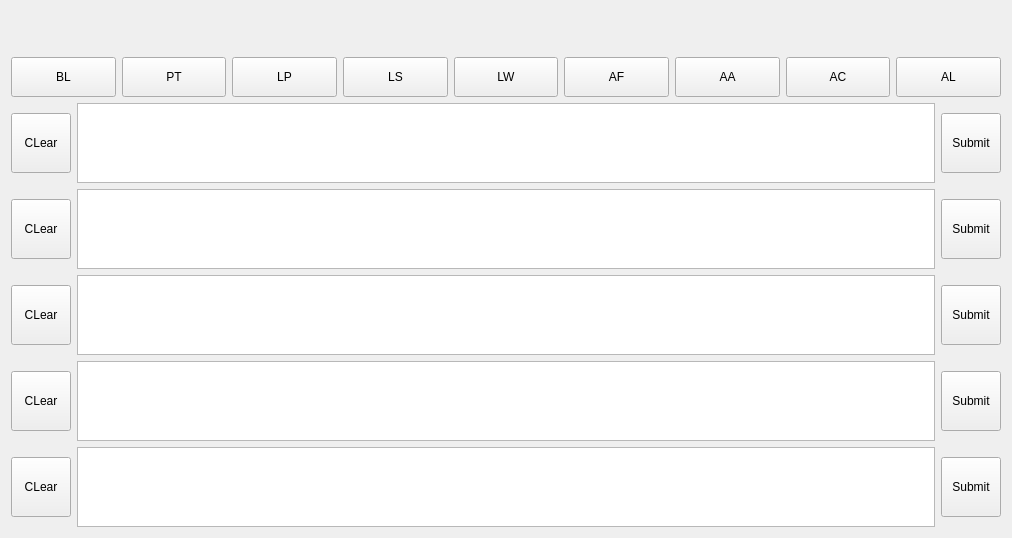
<?xml version="1.0" encoding="UTF-8"?>
<ui version="4.0">
 <class>job_update_widget</class>
 <widget class="QWidget" name="job_update_widget">
  <property name="geometry">
   <rect>
    <x>0</x>
    <y>0</y>
    <width>1012</width>
    <height>538</height>
   </rect>
  </property>
  <property name="minimumSize">
   <size>
    <width>0</width>
    <height>538</height>
   </size>
  </property>
  <property name="maximumSize">
   <size>
    <width>16777215</width>
    <height>538</height>
   </size>
  </property>
  <property name="windowTitle">
   <string>Form</string>
  </property>
  <layout class="QVBoxLayout" name="verticalLayout_4">
   <item>
    <layout class="QVBoxLayout" name="verticalLayout_3">
     <item>
      <widget class="QLabel" name="item_text">
       <property name="text">
        <string/>
       </property>
       <property name="wordWrap">
        <bool>true</bool>
       </property>
      </widget>
     </item>
     <item>
      <layout class="QVBoxLayout" name="verticalLayout_2">
       <item>
        <layout class="QHBoxLayout" name="horizontalLayout_6">
         <item>
          <widget class="QPushButton" name="but_bl">
           <property name="minimumSize">
            <size>
             <width>35</width>
             <height>40</height>
            </size>
           </property>
           <property name="maximumSize">
            <size>
             <width>16777215</width>
             <height>40</height>
            </size>
           </property>
           <property name="text">
            <string>BL</string>
           </property>
          </widget>
         </item>
         <item>
          <widget class="QPushButton" name="but_pt">
           <property name="minimumSize">
            <size>
             <width>35</width>
             <height>40</height>
            </size>
           </property>
           <property name="maximumSize">
            <size>
             <width>16777215</width>
             <height>40</height>
            </size>
           </property>
           <property name="text">
            <string>PT</string>
           </property>
          </widget>
         </item>
         <item>
          <widget class="QPushButton" name="but_lp">
           <property name="minimumSize">
            <size>
             <width>35</width>
             <height>40</height>
            </size>
           </property>
           <property name="maximumSize">
            <size>
             <width>16777215</width>
             <height>40</height>
            </size>
           </property>
           <property name="text">
            <string>LP</string>
           </property>
          </widget>
         </item>
         <item>
          <widget class="QPushButton" name="but_ls">
           <property name="minimumSize">
            <size>
             <width>35</width>
             <height>40</height>
            </size>
           </property>
           <property name="maximumSize">
            <size>
             <width>16777215</width>
             <height>40</height>
            </size>
           </property>
           <property name="text">
            <string>LS</string>
           </property>
          </widget>
         </item>
         <item>
          <widget class="QPushButton" name="but_lw">
           <property name="minimumSize">
            <size>
             <width>35</width>
             <height>40</height>
            </size>
           </property>
           <property name="maximumSize">
            <size>
             <width>16777215</width>
             <height>40</height>
            </size>
           </property>
           <property name="text">
            <string>LW</string>
           </property>
          </widget>
         </item>
         <item>
          <widget class="QPushButton" name="but_af">
           <property name="minimumSize">
            <size>
             <width>35</width>
             <height>40</height>
            </size>
           </property>
           <property name="maximumSize">
            <size>
             <width>16777215</width>
             <height>40</height>
            </size>
           </property>
           <property name="text">
            <string>AF</string>
           </property>
          </widget>
         </item>
         <item>
          <widget class="QPushButton" name="but_aa">
           <property name="minimumSize">
            <size>
             <width>35</width>
             <height>40</height>
            </size>
           </property>
           <property name="maximumSize">
            <size>
             <width>16777215</width>
             <height>40</height>
            </size>
           </property>
           <property name="text">
            <string>AA</string>
           </property>
          </widget>
         </item>
         <item>
          <widget class="QPushButton" name="but_ac">
           <property name="minimumSize">
            <size>
             <width>35</width>
             <height>40</height>
            </size>
           </property>
           <property name="maximumSize">
            <size>
             <width>16777215</width>
             <height>40</height>
            </size>
           </property>
           <property name="text">
            <string>AC</string>
           </property>
          </widget>
         </item>
         <item>
          <widget class="QPushButton" name="but_al">
           <property name="minimumSize">
            <size>
             <width>35</width>
             <height>40</height>
            </size>
           </property>
           <property name="maximumSize">
            <size>
             <width>16777215</width>
             <height>40</height>
            </size>
           </property>
           <property name="text">
            <string>AL</string>
           </property>
          </widget>
         </item>
        </layout>
       </item>
      </layout>
     </item>
     <item>
      <layout class="QVBoxLayout" name="verticalLayout">
       <item>
        <layout class="QHBoxLayout" name="horizontalLayout">
         <item>
          <widget class="QPushButton" name="clear_choice_1">
           <property name="minimumSize">
            <size>
             <width>60</width>
             <height>60</height>
            </size>
           </property>
           <property name="maximumSize">
            <size>
             <width>60</width>
             <height>16777215</height>
            </size>
           </property>
           <property name="text">
            <string>CLear</string>
           </property>
          </widget>
         </item>
         <item>
          <widget class="QPlainTextEdit" name="choice_1">
           <property name="minimumSize">
            <size>
             <width>0</width>
             <height>80</height>
            </size>
           </property>
           <property name="maximumSize">
            <size>
             <width>16777215</width>
             <height>80</height>
            </size>
           </property>
           <property name="font">
            <font>
             <pointsize>10</pointsize>
             <weight>75</weight>
             <bold>true</bold>
            </font>
           </property>
           <property name="plainText">
            <string/>
           </property>
          </widget>
         </item>
         <item>
          <widget class="QPushButton" name="sub_choice_1">
           <property name="minimumSize">
            <size>
             <width>60</width>
             <height>60</height>
            </size>
           </property>
           <property name="maximumSize">
            <size>
             <width>60</width>
             <height>60</height>
            </size>
           </property>
           <property name="text">
            <string>Submit</string>
           </property>
          </widget>
         </item>
        </layout>
       </item>
       <item>
        <layout class="QHBoxLayout" name="horizontalLayout_2">
         <item>
          <widget class="QPushButton" name="clear_choice_2">
           <property name="minimumSize">
            <size>
             <width>60</width>
             <height>60</height>
            </size>
           </property>
           <property name="maximumSize">
            <size>
             <width>60</width>
             <height>60</height>
            </size>
           </property>
           <property name="text">
            <string>CLear</string>
           </property>
          </widget>
         </item>
         <item>
          <widget class="QPlainTextEdit" name="choice_2">
           <property name="minimumSize">
            <size>
             <width>0</width>
             <height>80</height>
            </size>
           </property>
           <property name="maximumSize">
            <size>
             <width>16777215</width>
             <height>80</height>
            </size>
           </property>
           <property name="font">
            <font>
             <pointsize>10</pointsize>
             <weight>75</weight>
             <bold>true</bold>
            </font>
           </property>
           <property name="plainText">
            <string/>
           </property>
          </widget>
         </item>
         <item>
          <widget class="QPushButton" name="sub_choice_2">
           <property name="minimumSize">
            <size>
             <width>60</width>
             <height>60</height>
            </size>
           </property>
           <property name="maximumSize">
            <size>
             <width>60</width>
             <height>60</height>
            </size>
           </property>
           <property name="text">
            <string>Submit</string>
           </property>
          </widget>
         </item>
        </layout>
       </item>
       <item>
        <layout class="QHBoxLayout" name="horizontalLayout_3">
         <item>
          <widget class="QPushButton" name="clear_choice_3">
           <property name="minimumSize">
            <size>
             <width>60</width>
             <height>60</height>
            </size>
           </property>
           <property name="maximumSize">
            <size>
             <width>60</width>
             <height>60</height>
            </size>
           </property>
           <property name="text">
            <string>CLear</string>
           </property>
          </widget>
         </item>
         <item>
          <widget class="QPlainTextEdit" name="choice_3">
           <property name="minimumSize">
            <size>
             <width>0</width>
             <height>80</height>
            </size>
           </property>
           <property name="maximumSize">
            <size>
             <width>16777215</width>
             <height>80</height>
            </size>
           </property>
           <property name="font">
            <font>
             <pointsize>10</pointsize>
             <weight>75</weight>
             <bold>true</bold>
            </font>
           </property>
          </widget>
         </item>
         <item>
          <widget class="QPushButton" name="sub_choice_3">
           <property name="minimumSize">
            <size>
             <width>60</width>
             <height>60</height>
            </size>
           </property>
           <property name="maximumSize">
            <size>
             <width>60</width>
             <height>60</height>
            </size>
           </property>
           <property name="text">
            <string>Submit</string>
           </property>
          </widget>
         </item>
        </layout>
       </item>
       <item>
        <layout class="QHBoxLayout" name="horizontalLayout_4">
         <item>
          <widget class="QPushButton" name="clear_choice_4">
           <property name="minimumSize">
            <size>
             <width>60</width>
             <height>60</height>
            </size>
           </property>
           <property name="maximumSize">
            <size>
             <width>60</width>
             <height>60</height>
            </size>
           </property>
           <property name="text">
            <string>CLear</string>
           </property>
          </widget>
         </item>
         <item>
          <widget class="QPlainTextEdit" name="choice_4">
           <property name="minimumSize">
            <size>
             <width>0</width>
             <height>80</height>
            </size>
           </property>
           <property name="maximumSize">
            <size>
             <width>16777215</width>
             <height>80</height>
            </size>
           </property>
           <property name="font">
            <font>
             <pointsize>10</pointsize>
             <weight>75</weight>
             <bold>true</bold>
            </font>
           </property>
          </widget>
         </item>
         <item>
          <widget class="QPushButton" name="sub_choice_4">
           <property name="minimumSize">
            <size>
             <width>60</width>
             <height>60</height>
            </size>
           </property>
           <property name="maximumSize">
            <size>
             <width>60</width>
             <height>60</height>
            </size>
           </property>
           <property name="text">
            <string>Submit</string>
           </property>
          </widget>
         </item>
        </layout>
       </item>
       <item>
        <layout class="QHBoxLayout" name="horizontalLayout_5">
         <item>
          <widget class="QPushButton" name="clear_choice_5">
           <property name="minimumSize">
            <size>
             <width>60</width>
             <height>60</height>
            </size>
           </property>
           <property name="maximumSize">
            <size>
             <width>60</width>
             <height>60</height>
            </size>
           </property>
           <property name="text">
            <string>CLear</string>
           </property>
          </widget>
         </item>
         <item>
          <widget class="QPlainTextEdit" name="choice_5">
           <property name="minimumSize">
            <size>
             <width>0</width>
             <height>80</height>
            </size>
           </property>
           <property name="maximumSize">
            <size>
             <width>16777215</width>
             <height>80</height>
            </size>
           </property>
           <property name="font">
            <font>
             <pointsize>10</pointsize>
             <weight>75</weight>
             <bold>true</bold>
            </font>
           </property>
          </widget>
         </item>
         <item>
          <widget class="QPushButton" name="sub_choice_5">
           <property name="minimumSize">
            <size>
             <width>60</width>
             <height>60</height>
            </size>
           </property>
           <property name="maximumSize">
            <size>
             <width>60</width>
             <height>60</height>
            </size>
           </property>
           <property name="text">
            <string>Submit</string>
           </property>
          </widget>
         </item>
        </layout>
       </item>
      </layout>
     </item>
    </layout>
   </item>
  </layout>
 </widget>
 <resources/>
 <connections/>
</ui>
